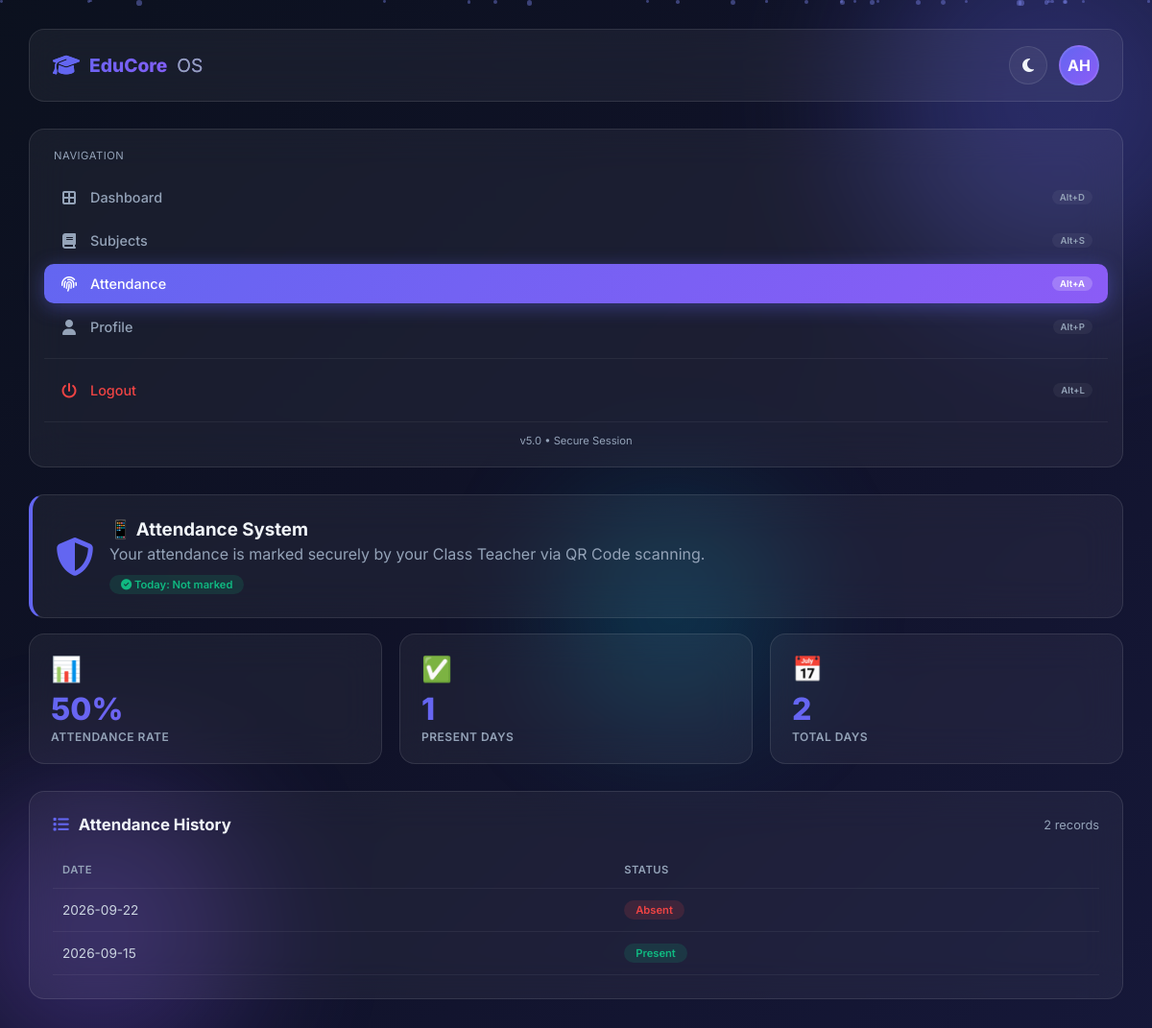
The app's page /student/attendance.php (signed in) with its own data.
### tables this page shows
CREATE TABLE `student` (
  `student_id` int(11) NOT NULL,
  `name` varchar(150) NOT NULL,
  `gender` enum('Male','Female','Other') DEFAULT 'Male',
  `contact` varchar(30) DEFAULT NULL,
  `date_of_birth` date DEFAULT NULL,
  `address` varchar(255) DEFAULT NULL,
  `class_id` int(11) DEFAULT NULL,
  `password` varchar(255) DEFAULT NULL,
  `created_at` timestamp NOT NULL DEFAULT current_timestamp()
);

CREATE TABLE `attendance` (
  `attendance_id` int(11) NOT NULL,
  `student_id` int(11) NOT NULL,
  `date` date NOT NULL,
  `status` varchar(20) NOT NULL DEFAULT 'present',
  `class_id` int(11) DEFAULT NULL,
  `created_at` timestamp NOT NULL DEFAULT current_timestamp()
);

### student/attendance.php (the view, shortened to what this page needs)
<?php
require_once __DIR__ . '/../config/db.php';
$student_id = $_SESSION['student_id'];
try {
    $stmt = $pdo->prepare("SELECT * FROM student WHERE student_id = ?");
    $stmt->execute([$student_id]);
    $student = $stmt->fetch(PDO::FETCH_ASSOC);
    $att_stmt = $pdo->prepare("SELECT * FROM attendance WHERE student_id = ? ORDER BY date DESC LIMIT 30");
    $att_stmt->execute([$student_id]);
    $attendance_records = $att_stmt->fetchAll(PDO::FETCH_ASSOC);
    $total_days = count($attendance_records);
    $present_days = 0;
    foreach ($attendance_records as $r) {
        if (strtolower($r['status']) === 'present') $present_days++;
    }
    $attendance_percentage = $total_days > 0 ? round(($present_days / $total_days) * 100) : 100;
    $today_status = 'Not marked';
} catch (PDOException $e) {
    $error_msg = "Database Error: " . $e->getMessage();
}
?>
<!DOCTYPE html>
<html lang="en">
<head>
    <link rel="stylesheet" href="https://cdnjs.cloudflare.com/ajax/libs/font-awesome/6.5.0/css/all.min.css">
</head>
<body>
    <div class="bg-gradient-overlay"></div>
    <div class="orb orb-1"></div>
    <div class="orb orb-2"></div>
    <div class="orb orb-3"></div>
    <div id="particles-container"></div>
    <nav class="top-nav">
        <div class="brand">
            <i class="fa-solid fa-graduation-cap"></i>
            EduCore <span style="-webkit-text-fill-color:var(--text-muted);font-weight:400;">OS</span>
        </div>
        <div class="top-nav-actions">
            <button class="nav-btn" onclick="toggleTheme()"><i class="fa-solid fa-moon"></i></button>
            <div class="student-avatar" onclick="window.location.href='profile.php'">
                <?= strtoupper(substr($student['name'] ?? 'S', 0, 2)) ?>
            </div>
        </div>
    </nav>
    <aside class="sidebar">
        <div style="margin-bottom:16px;padding:0 10px;">
            <div style="font-size:0.7rem;color:var(--text-muted);text-transform:uppercase;letter-spacing:0.5px;">Navigation</div>
        </div>
        <a href="dashboard.php" class="menu-item">
            <i class="fa-solid fa-border-all"></i> Dashboard <span class="shortcut">Alt+D</span>
        </a>
        <a href="subjects.php" class="menu-item">
            <i class="fa-solid fa-book"></i> Subjects <span class="shortcut">Alt+S</span>
        </a>
        <a href="attendance.php" class="menu-item active">
            <i class="fa-solid fa-fingerprint"></i> Attendance <span class="shortcut">Alt+A</span>
        </a>
        <a href="profile.php" class="menu-item">
            <i class="fa-solid fa-user"></i> Profile <span class="shortcut">Alt+P</span>
        </a>
        <div class="menu-divider"></div>
        <a href="../logout.php" class="menu-item" style="color:#ef4444;">
            <i class="fa-solid fa-power-off"></i> Logout <span class="shortcut">Alt+L</span>
        </a>
        <div class="sidebar-footer">v5.0 • Secure Session</div>
    </aside>
    <main class="main-content">
        <div class="page-content">
            <div class="card mb-16" style="border-left: 4px solid var(--primary);">
                <div style="display:flex;align-items:center;gap:16px;flex-wrap:wrap;">
                    <i class="fa-solid fa-shield-halved" style="font-size:2.5rem;color:var(--primary);"></i>
                    <div>
                        <h3 style="margin-bottom:4px;">📱 Attendance System</h3>
                        <p class="text-muted">Your attendance is marked securely by your Class Teacher via QR Code scanning.</p>
                        <span class="badge-success mt-12"><i class="fa-solid fa-check-circle"></i> Today: <?= $today_status ?></span>
                    </div>
                </div>
            </div>
            <div class="stats-grid" style="grid-template-columns: repeat(3, 1fr);">
                <div class="stat-card"><div class="stat-icon">📊</div><div class="stat-value"><?= $attendance_percentage ?>%</div><div class="stat-label">Attendance Rate</div></div>
                <div class="stat-card"><div class="stat-icon">✅</div><div class="stat-value"><?= $present_days ?></div><div class="stat-label">Present Days</div></div>
                <div class="stat-card"><div class="stat-icon">📅</div><div class="stat-value"><?= $total_days ?></div><div class="stat-label">Total Days</div></div>
            </div>
            <div class="card">
                <div class="card-header">
                    <h3><i class="fa-solid fa-list"></i> Attendance History</h3>
                    <span class="text-sm text-muted"><?= $total_days ?> records</span>
                </div>
                <div class="table-wrap">
                    <table>
                        <thead><tr><th>Date</th><th>Status</th></tr></thead>
                        <tbody>
                            <?php if (count($attendance_records) > 0): ?>
                                <?php foreach ($attendance_records as $record): ?>
                                    <tr>
                                        <td><?= htmlspecialchars($record['date'] ?? 'N/A') ?></td>
                                        <td><span class="status-badge <?= strtolower($record['status'] ?? 'not-marked') ?>"><?= ucfirst($record['status'] ?? 'Not marked') ?></span></td>
                                    </tr>
                                <?php endforeach; ?>
                            <?php else: ?>
                                <tr><td colspan="2" style="text-align:center;color:var(--text-muted);">No attendance records found.</td></tr>
                            <?php endif; ?>
                        </tbody>
                    </table>
                </div>
            </div>
        </div>
    </main>
</body>
</html>

### records on screen
student: name "AH"
attendance: date "2026-09-22", status "Absent"
attendance: date "2026-09-15", status "Present"

### other values on screen
$today_status "Not marked"
$attendance_percentage "50"
$present_days "1"
$total_days "2"
